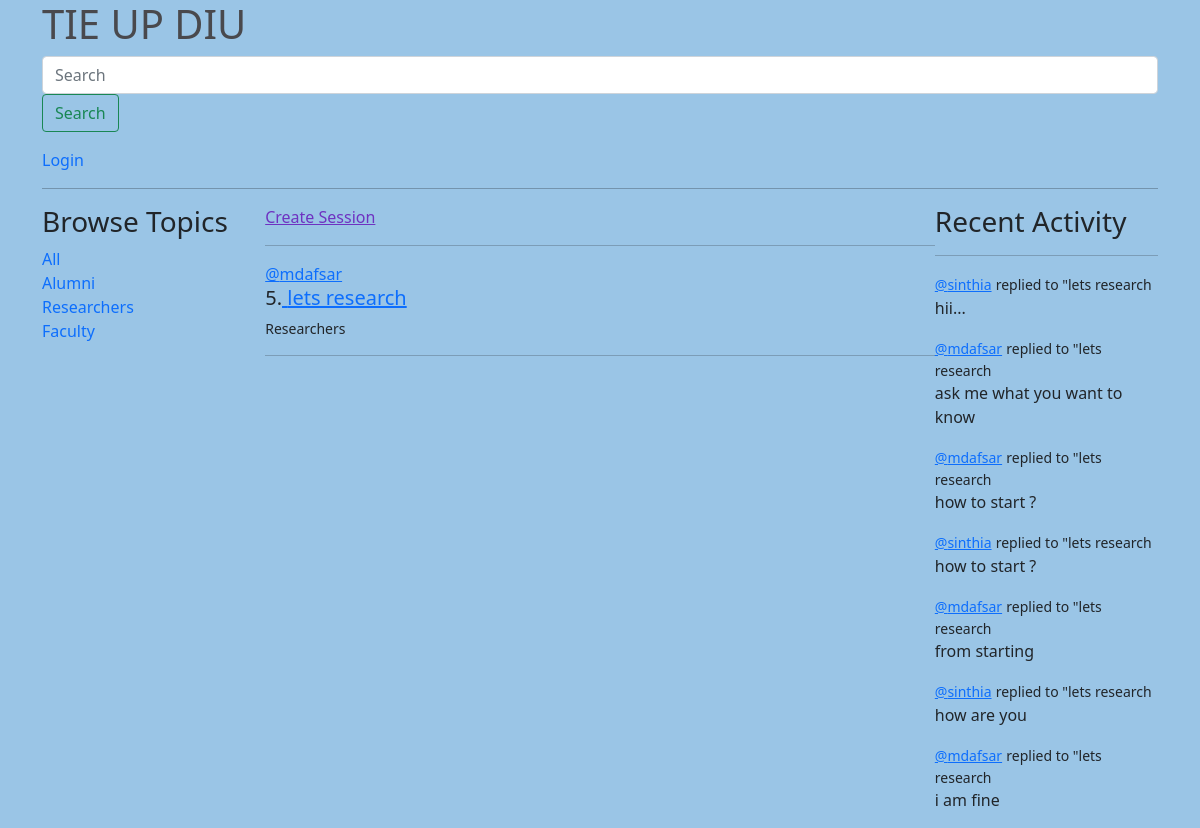
The page /?q=Researchers on the database its author committed.
### base/models.py (models this page shows, shortened)
class Topic(models.Model):
    name = models.CharField(max_length=200)

class Room(models.Model):
    host = models.ForeignKey(User, on_delete=models.SET_NULL, null=True)
    topic =models.ForeignKey(Topic, on_delete=models.SET_NULL, null=True)
    name = models.CharField(max_length=200)
    decription = models.TextField(null=True, blank=True)
    participants= models.ManyToManyField(User,related_name='participants',blank=True)
    updated = models.DateTimeField(auto_now=True)
    Created = models.DateTimeField(auto_now_add=True)
    class Meta:
     ordering = ['-updated', '-Created']
    def __str__(self):
        return self.name

class Message(models.Model):
    user = models.ForeignKey(User, on_delete=models.CASCADE)
    room = models.ForeignKey(Room, on_delete=models.CASCADE)
    body = models.TextField()
    updated = models.DateTimeField(auto_now=True)
    Created = models.DateTimeField(auto_now_add=True)
    def __str__(self):
        return self.body[0:50]

### base/views.py (the view)
# urls.py: path('', views.home, name="home"),
def home(request):
    q = request.GET.get('q') if request.GET.get('q') != None else ''
    rooms = Room.objects.filter(topic__name__icontains=q)
    topics = Topic.objects.all()[0:5]
    room_messages = Message.objects.filter(Q(room__topic__name__icontains=q))
    context = {'rooms': rooms, 'topics': topics , 'room_messages':room_messages}
    return render(request, 'base/home.html', context)

### base/templates/base/home.html (shortened to what this page needs)
{% extends 'main.html' %}
{% block content %}
<div class="home-container">
           <div>
     {% include 'base/topics_component.html' %}
          </div>
      <div>
              <a  style ="color: rgb(110, 50, 193);" href="{% url 'create-room' %}" style = " text-decoration:none">Create Session</a>
              <hr>
             {% include 'base/feed_component.html' %}
      </div>
      <div >
         {% include 'base/activity_component.html' %}
      </div>
</div>
{% endblock content %}

### base/templates/base/topics_component.html
<h3>Browse Topics</h3>
              <div>
                   <a href="{% url 'home' %}"   style =" text-decoration: none;">All</a>
               </div>
               {% for topic in topics %}
               <div>
                 <a href="{% url 'home' %}?q={{topic.name}}"    style =" text-decoration: none;"  >{{topic.name}}</a>
               </div>
               {% endfor %}

### base/templates/base/feed_component.html (shortened to what this page needs)
<div>
              {% for room in rooms %}
                <div>
                     <a href="{% url 'user-profile' room.host.id %}">@{{room.host.username}}</a>
                        <h5>{{room.id}}.<a href="{% url 'room' room.id %}"> {{room.name}}</a></h5>
                        <small>{{room.topic.name}}</small>
                         <hr>
                </div>
        {% endfor %}
           </div>

### base/templates/base/activity_component.html
 <h3>Recent Activity</h3>
          <hr>
          {% for message in room_messages %}
          <div>
              <small><a href="{%url 'user-profile' message.user.id %}">@{{message.user}}</a></small>
              <small>replied to "{{message.room}}</small>
              <p>{{message}}</p>
          </div>
          {% endfor %}

### static/styles/main.css (style rules this page uses)
body { background-color: hsla(197, 54%, 69%, 0.88); }

### base/templates/base/home.html (style rules this page uses)
.home-container { display: grid; grid-template-columns : 1fr 3fr 1fr; }

### rows shown on the page
Topic: name "Alumni"
Topic: name "Researchers"
Topic: name "Faculty"
Room: host.username "mdafsar", id "5", name "lets research", topic.name "Researchers"
Message: user "sinthia", room "lets research", body "hii..."
Message: user "mdafsar", room "lets research", body "ask me what you want to know"
Message: user "mdafsar", room "lets research", body "how to start ?"
Message: user "sinthia", room "lets research", body "how to start ?"
Message: user "mdafsar", room "lets research", body "from starting"
Message: user "sinthia", room "lets research", body "how are you"
Message: user "mdafsar", room "lets research", body "i am fine"
